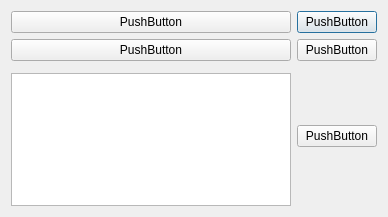
<?xml version="1.0" encoding="UTF-8"?>
<ui version="4.0">
 <class>Dialog</class>
 <widget class="QDialog" name="Dialog">
  <property name="geometry">
   <rect>
    <x>0</x>
    <y>0</y>
    <width>388</width>
    <height>217</height>
   </rect>
  </property>
  <property name="sizePolicy">
   <sizepolicy hsizetype="Fixed" vsizetype="Preferred">
    <horstretch>0</horstretch>
    <verstretch>0</verstretch>
   </sizepolicy>
  </property>
  <property name="windowTitle">
   <string>Dialog</string>
  </property>
  <layout class="QGridLayout" name="gridLayout">
   <item row="0" column="1">
    <widget class="QPushButton" name="pushButton_3">
     <property name="text">
      <string>PushButton</string>
     </property>
    </widget>
   </item>
   <item row="1" column="1">
    <widget class="QPushButton" name="pushButton_4">
     <property name="text">
      <string>PushButton</string>
     </property>
    </widget>
   </item>
   <item row="3" column="0">
    <widget class="QListView" name="listView"/>
   </item>
   <item row="0" column="0">
    <widget class="QPushButton" name="pushButton_2">
     <property name="text">
      <string>PushButton</string>
     </property>
    </widget>
   </item>
   <item row="1" column="0">
    <widget class="QPushButton" name="pushButton">
     <property name="text">
      <string>PushButton</string>
     </property>
    </widget>
   </item>
   <item row="2" column="1" rowspan="2">
    <widget class="QPushButton" name="pushButton_5">
     <property name="sizePolicy">
      <sizepolicy hsizetype="Fixed" vsizetype="Fixed">
       <horstretch>0</horstretch>
       <verstretch>0</verstretch>
      </sizepolicy>
     </property>
     <property name="text">
      <string>PushButton</string>
     </property>
    </widget>
   </item>
  </layout>
 </widget>
 <resources/>
 <connections/>
</ui>
